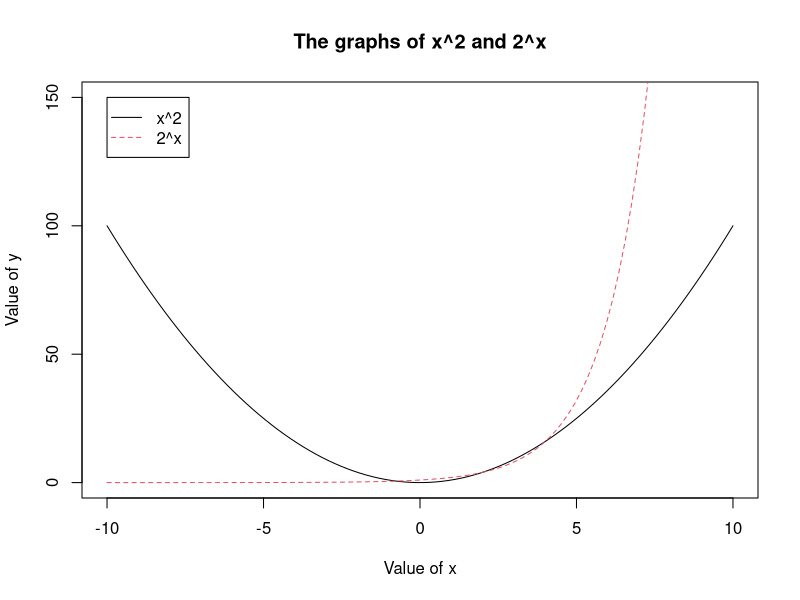

Reproduce this figure in R.


##########################################
# Define parameters
x <- seq(f=-10,t=10,length=100)

y_1 = x^2
y_2 = 2^x

plot(x,y_1,
     main = "The graphs of x^2 and 2^x",
     xlab = "Value of x",
     ylab = "Value of y",
     ylim=c(0,150),xlim=c(-10,10),
     col = 1,
     type = "l")
lines(x,y_2,
      col = 2,
      lty = 2)
legend(-10,150,
       legend=c("x^2","2^x"),
       col = 1:2,
       pch = c(NA,NA),
       lty = c(1,2))
